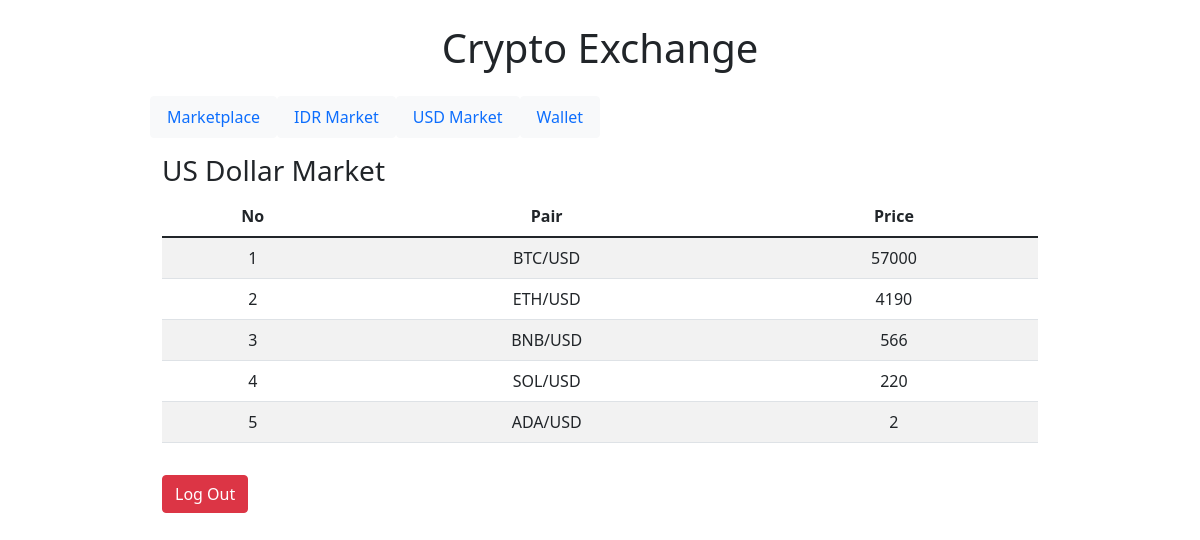
The app's page /usdMarket.php with its own data.
### tables this page shows
CREATE TABLE `trading_pairs` (
  `pair_id` int(3) NOT NULL,
  `crypto_id` int(3) NOT NULL,
  `market_id` int(3) NOT NULL,
  `pair_symbol` varchar(11) NOT NULL,
  `pair_price` int(10) NOT NULL
);

### usdMarket.php (the view, shortened to what this page needs)
<?php
    include_once("config.php");
    $trading_pairs = mysqli_query($mysqli, "SELECT pair_symbol, pair_price FROM trading_pairs WHERE market_id = 2 ORDER BY pair_id ASC");
?>
<!DOCTYPE html>
<html lang="en">
<head>
    <link href="https://cdn.jsdelivr.net/npm/bootstrap@5.1.3/dist/css/bootstrap.min.css" rel="stylesheet">
</head>
<body>
    <h1 class="text-center m-4">Crypto Exchange</h1>
    <nav class="container w-75 m-auto nav mb-3">
        <a class="nav-link btn btn-light" href="marketplace.php">Marketplace</a>
        <a class="nav-link btn btn-light" href="idrMarket.php">IDR Market</a>
        <a class="nav-link btn btn-light" href="usdMarket.php">USD Market</a>
        <a class="nav-link btn btn-light" href="wallet.php">Wallet</a>
    </nav>
    <div class="container w-75 m-auto">
        <h3>US Dollar Market</h3>
        <table class="table text-center table-striped table-hover">
            <thead>
                <tr>
                    <th scope="col">No</th>
                    <th scope="col">Pair</th>
                    <th scope="col">Price</th>
                </tr>
            </thead>
            <tbody>
                <?php
                    $id = 1;
                    while($item = mysqli_fetch_array($trading_pairs)) {
                        echo "<tr>";
                        echo "<td>".$id."</td>";
                        echo "<td>".$item['pair_symbol']."</td>";
                        echo "<td>".$item['pair_price']."</td></tr>";
                        $id += 1;
                    }
                ?>
            </tbody>
        </table>
        <a class="btn btn-danger mt-3 mb-3" href="index.php">Log Out</a>
    </div>
</body>
</html>

### records on screen
trading_pairs: pair_symbol "BTC/USD", pair_price "57000"
trading_pairs: pair_symbol "ETH/USD", pair_price "4190"
trading_pairs: pair_symbol "BNB/USD", pair_price "566"
trading_pairs: pair_symbol "SOL/USD", pair_price "220"
trading_pairs: pair_symbol "ADA/USD", pair_price "2"
